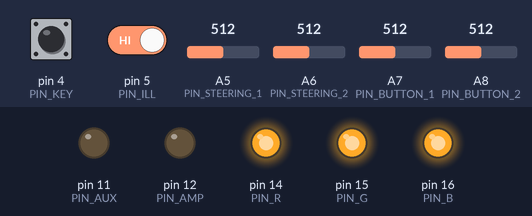
This sketch was run on a simulated Arduino Leonardo, built with avr-gcc and run on an emulated ATmega32U4. Shown: output pins drawn as LEDs (lit = HIGH). Inputs (shaded band) come from the test bench; at power-on: pin 4 (PIN_KEY) LOW, pin 5 (PIN_ILL) HIGH, A5 (PIN_STEERING_1) = 512, A6 (PIN_STEERING_2) = 512, A7 (PIN_BUTTON_1) = 512, A8 (PIN_BUTTON_2) = 512. USB keyboard and mouse output is not drawn; pins used as bus, display or sensor lines are not drawn.

Above: at 1.2 s.
1.3 s: pin 4 (PIN_KEY) pulled HIGH for 0.15 s
At 1.37 s:
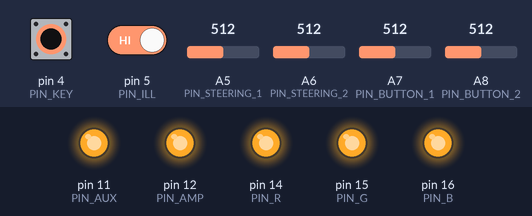
2.9 s: pin 5 (PIN_ILL) driven LOW
At 3.2 s:
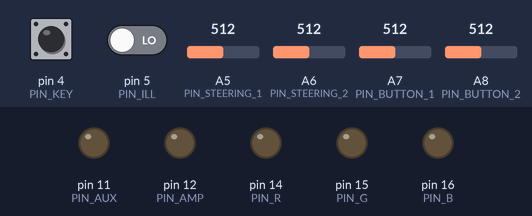
4.4 s: pin 4 (PIN_KEY) pulled HIGH for 1 s
At 5.2 s:
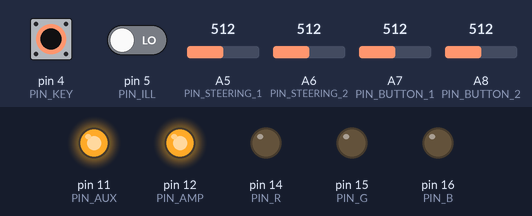
6.9 s: pin 4 (PIN_KEY) pulled HIGH for 3.2 s
At 11.1 s:
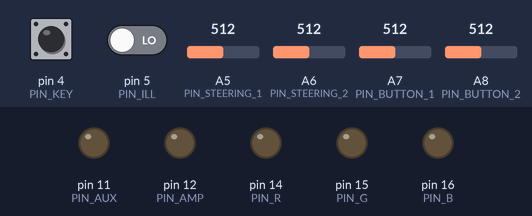
11.6 s: pin 5 (PIN_ILL) driven HIGH
At 12.2 s:
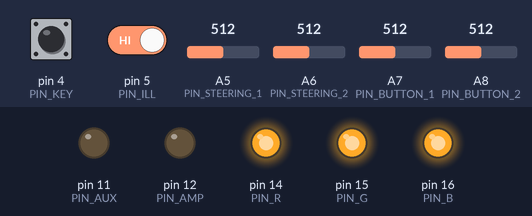
Timing chart, 0 to 14.1 s (numbered marks = the images above; inputs shaded):
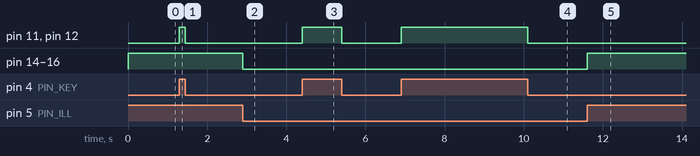

The sketch:

CarProject.ino
```cpp
#include "Constants.h"
#include "AdditionalCarComputerUnit.h"
#include "HeadUnit.h"
#include "Button.h"

#if defined(ARDUINO) && ARDUINO >= 100
#include <HID-Project.h>
#include <HID-Settings.h>
#else
#include "ArduinoCpp.h"
#endif


AdditionalCarComputerUnit ACCU;
HeadUnit HU;


void setup() {
  // put your setup code here, to run once:

    ACCU.setWaitingTime(60000);
    ACCU.setShutdownTime(60000);
    ACCU.setRestartTime(20000);


    HU.setButtonInput_1(analogRead(PIN_BUTTON_1), HIGH);
    HU.setButtonInput_2(analogRead(PIN_BUTTON_2), HIGH);
    HU.setSteeringInput_1(analogRead(PIN_STEERING_1), HIGH);
    HU.setSteeringInput_2(analogRead(PIN_STEERING_2), HIGH);


    HU.volumeUp.setValue(100);
    HU.volumeUp.setTolerance(20);
    HU.volumeUp.setShortPress_time(300);
    HU.volumeUp.setLongPress_time(1500);
    //HU.volumeUp. = 100;
    //HU.volumeUp.tolerance = 20;
    //HU.volumeUp.source = HU.COMMAND_SOURCE::BUTTON_1;
    //  Add as you wish


    pinMode(PIN_KEY, INPUT);
    pinMode(PIN_ILL, INPUT);

    pinMode(PIN_POWER, OUTPUT);
    pinMode(PIN_AUX, OUTPUT);
    pinMode(PIN_AMP, OUTPUT);

    pinMode(PIN_LCD, OUTPUT);
    pinMode(PIN_R, OUTPUT);
    pinMode(PIN_G, OUTPUT);
    pinMode(PIN_B, OUTPUT);

    Consumer.begin();
}

void loop() {
  // put your main code here, to run repeatedly:


    ACCU.setCurrentTime(millis());

    if (ACCU.keepPowerSupplyOn() == LOW) digitalWrite(PIN_POWER, LOW);
    else digitalWrite(PIN_POWER, HIGH);


    if (digitalRead(PIN_KEY) == HIGH) ACCU.userPutCarKey();
    else ACCU.userRemovedCarKey();


    if (ACCU.carIsOn() == HIGH) {
        digitalWrite(PIN_AUX, HIGH);
        digitalWrite(PIN_AMP, HIGH);
    }
    //
    else {
        digitalWrite(PIN_AUX, LOW);
        digitalWrite(PIN_AMP, LOW);
    }


    if (digitalRead(PIN_ILL) == LOW) ACCU.userTurnedOffAllLights();
    else ACCU.userTurnedOnLights();


    if (ACCU.isLightsOn() == LOW) {
        analogWrite(PIN_LCD, map(LCD_BRIGHTNESS_DAY, 0, 255, 0, 1023));
        analogWrite(PIN_R, 0);
        analogWrite(PIN_G, 0);
        analogWrite(PIN_B, 0);
    }
    //
    else if (ACCU.isNightTravelMode() == 0) {
        analogWrite(PIN_LCD, map(LCD_BRIGHTNESS_NIGHT, 0, 255, 0, 1023));
        analogWrite(PIN_R, map(R_BRIGHTNESS, 0, 255, 0, 1023));
        analogWrite(PIN_G, map(G_BRIGHTNESS, 0, 255, 0, 1023));
        analogWrite(PIN_B, B_BRIGHTNESS);
    }
    //
    else {
        analogWrite(PIN_LCD, map(LCD_BRIGHTNESS_NIGHT, 0, 255, 0, 1023) * (LCD_TRAVEL_PERCENTAGE / 100));
        analogWrite(PIN_R, map(R_BRIGHTNESS, 0, 255, 0, 1023) * (LED_TRAVEL_PERCENTAGE / 100));
        analogWrite(PIN_G, map(G_BRIGHTNESS, 0, 255, 0, 1023) * (LED_TRAVEL_PERCENTAGE / 100));
        analogWrite(PIN_B, map(B_BRIGHTNESS, 0, 255, 0, 1023) * (LED_TRAVEL_PERCENTAGE / 100));
    }


    if (ACCU.carIsOn() != 0) HU.allow();
    else HU.disable();


    HU.setCurrentTime(millis());

    HU.setButtonInput_1(analogRead(PIN_BUTTON_1));
    HU.setButtonInput_2(analogRead(PIN_BUTTON_2));
    HU.setSteeringInput_1(analogRead(PIN_STEERING_1));
    HU.setSteeringInput_2(analogRead(PIN_STEERING_2));


    switch (HU.getCommand()) {
        case HU.COMMAND::VOL_U:
            Consumer.write(MEDIA_VOLUME_UP);
            break;

        case HU.COMMAND::VOL_D:
            Consumer.write((MEDIA_VOLUME_DOWN));
            break;

        case HU.COMMAND::MUTE:
            Consumer.write((MEDIA_VOLUME_MUTE));
            break;

        case HU.COMMAND::PAUSE:
            Consumer.write(MEDIA_PLAY_PAUSE);
            break;

        //  Add as you wish.

        default:
            break;
    }
}
```

AdditionalCarComputerUnit.cpp
```cpp
// (licence header left out)
#include "AdditionalCarComputerUnit.h"


AdditionalCarComputerUnit::AdditionalCarComputerUnit() {
    //  The constructor, set all values to default..
    carKeyInserted = LOW;
    autoHeadLightsActive = LOW;
    lightsOn = LOW;
    headLightsOn = LOW;
    hightHeadLightsOn = LOW;
    //
    state = STATE::ON;
    //
    currentTime = 0;
    waitingTime = 0;
    shutdownTime = 0;
    restartTime = 0;

}

void AdditionalCarComputerUnit::userPutCarKey() {
    carKeyInserted = HIGH;
}

void AdditionalCarComputerUnit::userRemovedCarKey() {
    carKeyInserted = LOW;
}

void AdditionalCarComputerUnit::userTurnedOffAllLights() {
    autoHeadLightsActive = LOW;
    lightsOn = LOW;
    headLightsOn = LOW;
    hightHeadLightsOn = LOW;
}
//

void AdditionalCarComputerUnit::userSetLightsToAuto() {
    autoHeadLightsActive = HIGH;
}
//

void AdditionalCarComputerUnit::userTurnedOnLights() {
    lightsOn = HIGH;
}

void AdditionalCarComputerUnit::userTurnedOnHeadLights() {
    headLightsOn = HIGH;
}
//

void AdditionalCarComputerUnit::userTurnedOnHighHeadLights() {
    hightHeadLightsOn = HIGH;
}
void AdditionalCarComputerUnit::userTurnedOffHighHeadLights() {
    hightHeadLightsOn = LOW;
}


void AdditionalCarComputerUnit::setCurrentTime(unsigned long currentTime_ms) {
    currentTime = currentTime_ms;
}
//

void AdditionalCarComputerUnit::setWaitingTime(unsigned long waitingTime_ms) {
    waitingTime = waitingTime_ms;
}

void AdditionalCarComputerUnit::setShutdownTime(unsigned long shutdownTime_ms) {
    shutdownTime = shutdownTime_ms;
}

void AdditionalCarComputerUnit::setRestartTime(unsigned long restartTime_ms) {
    restartTime = restartTime_ms;
}

bool AdditionalCarComputerUnit::keepPowerSupplyOn() {
    switch (state) {
        case STATE::ON:
            if (carKeyInserted != 0) state = STATE::ON;
            else {
                waitingTime_saved = currentTime;
                state = STATE::WAITING;
            }

            break;

        case STATE::OFF:
            if (currentTime > (restartTime + restartTime_saved)) {
                if (carKeyInserted != 0) state = STATE::ON;
            }
            break;

        case STATE::WAITING:
            if (carKeyInserted != 0) state = STATE::ON;
            else {
                if (currentTime > (waitingTime + waitingTime_saved)) {
                    state = STATE::SHUTTING;
                    shutdownTime_saved = currentTime;
                }
            }
            break;

        case STATE::SHUTTING:
            if (currentTime > (shutdownTime + shutdownTime_saved)) {
                state = STATE::OFF;
                restartTime_saved = currentTime;
            }
            break;

        default:
            //  Should report error.
            state = STATE::ON;
            break;
    }

    switch (state) {
        case STATE::ON:
        case STATE::WAITING:
        case STATE::SHUTTING:
            return 1;
            break;

        default:
            return 0;
            break;
    }
}
//
bool AdditionalCarComputerUnit::carIsOn() {
    if (carKeyInserted == 0) return 0;
    else return 1;
}
//
bool AdditionalCarComputerUnit::isLightsOn() {
    if (lightsOn == 0) return 0;
    else return 1;
}

bool AdditionalCarComputerUnit::isNightTravelMode() {
    //For future implemenation.
    return 0;
}
```

AdditionalCarComputerUnit.h
```cpp
// (licence header left out)
#define LOW 0
#define HIGH 1

#ifndef ADDITIONAL_CAR_COMPUTER_UNIT_H
#define ADDITIONAL_CAR_COMPUTER_UNIT_H

class AdditionalCarComputerUnit {
public:
    AdditionalCarComputerUnit();

    //  Parameters
    //  Executed on the setup function
    void setWaitingTime(unsigned long waitingTime_ms);
    void setShutdownTime(unsigned long shutdownTime_ms);
    void setRestartTime(unsigned long restartTime_ms);


    //  Power management for the controller
    //  Must used functions
    void setCurrentTime(unsigned long currentTime_ms);
    bool keepPowerSupplyOn(); //To ensure power supply for the PCB.


    //  Car Entry
    void userPutCarKey();
    void userRemovedCarKey();
    bool carIsOn();


    void userTurnedOffAllLights();
    //
    void userSetLightsToAuto();
    //
    void userTurnedOnLights();
    void userTurnedOnHeadLights();
    //
    void userTurnedOnHighHeadLights();
    void userTurnedOffHighHeadLights();
    //
    bool isLightsOn();
    bool isNightTravelMode();
    //


private:
    bool carKeyInserted;
    bool autoHeadLightsActive;
    bool lightsOn, headLightsOn, hightHeadLightsOn;
    //
    enum STATE {ON, WAITING, SHUTTING, OFF};
    int state;
    //
    unsigned long currentTime, waitingTime, shutdownTime, restartTime;
    unsigned long waitingTime_saved, shutdownTime_saved, restartTime_saved;
    //

};

#endif
```

Button.cpp
```cpp
#include "Button.h"

Button::Button() {}

void Button::setSource(int Source) {
    buttonSource = Source;
}

void Button::setValue(int value) {
    buttonValue_registered = value;
}

void Button::setTolerance(int tolerance) {
    buttonTolerance = tolerance;
}

void Button::setBounceTime(unsigned long bounceTime) {
    p_bounceTime = bounceTime;
}

void Button::setShortPress_time(unsigned long time_ms) {
    shortPressTime = time_ms;
}

void Button::setLongPress_time(unsigned long time_ms) {
    longPressTime = time_ms;
}

void Button::setSwitchingTime(unsigned long time_ms) {
    switchingTime = time_ms;
}


void Button::setCurrentValues(int currentValue, unsigned long currentTime) {

    if ((currentValue < p_minimumValue) || (currentValue > p_maximumValue)) {
        p_onRange = LOW;
        p_stillOnRange = LOW;
        p_currentValue = p_defaultValue;
    }

    else {

        if (p_onRange == LOW) {
            p_firstTimeOnRange = currentTime;
            p_onRange = HIGH;
        }

        if (currentTime > (p_firstTimeOnRange + p_bounceTime)) {
            p_stillOnRange = HIGH;
        }


    }
}


bool Button::isShortPress() {
    if (p_shortPress) {
        p_shortPress = LOW;
        return HIGH;
    }
    else return LOW;
}

bool Button::isLongPress() {
    if (p_longPress) {
        p_longPress = LOW;
        return HIGH;
    }
    else return LOW;
}


void Button::setPressType() {

    static bool buttonPressed = LOW;
    static bool buttonPressedForLongTime = LOW;

    if (p_stillOnRange) buttonPressed = HIGH;

    if (buttonPressed && (currentTime > (p_firstTimeOnRange + p_longPressTime))) buttonPressedForLongTime = HIGH;
    else buttonPressedForLongTime = LOW;


    if (!p_stillOnRange && buttonPressed && !buttonPressedForLongTime) p_shortPress = HIGH;
    else if (p_stillOnRange && buttonPressedForLongTime) p_longPressTime = HIGH;
    else {
        p_shortPress = LOW;
        p_longPress = LOW;
    }

    if (!p_stillOnRange) buttonPressed = LOW;
}


bool Button::inRange() {
    static bool isInRange = 0;
    if (abs(buttonValue_registered - buttonValue_current) < buttonTolerance) {
        if (isInRange == 0) {
            isInRange = 1;
            timeOnRange = currentTime;
        }

        if (currentTime > (timeOnRange + longPressTime)) {
            //  A long press.
        }
    }
    else {
        if (currentTime < (timeOnRange + longPressTime)) {
            if (currentTime > (timeOnRange + shortPressTime)) {
                if (isInRange == 1) {
                    //  A short Press falling edge...
                    isShortPress_p = 1;
                    return 1;
                }
            }
        }
        isInRange = 0;
    }
    return 0;
}
```

Button.h
```cpp
#if defined(ARDUINO) && ARDUINO >= 100
#include "Arduino.h"
#else
#include <math.h>
#include <cstdlib>
#define LOW 0
#define HIGH 1
#endif


#ifndef BUTTON_H
#define BUTTON_H

class Button {
public:
    Button();

    //  In setup function:
    void setSource(int Source);
    void setValue(int value);
    void setTolerance(int tolerance);
    void setBounceTime(unsigned long);
    void setLongPressRepeatTime(unsigned long);

    void setShortPress_time(unsigned long time_ms);
    void setLongPress_time(unsigned long time_ms);
    void setSwitchingTime(unsigned long time_ms);


    //  In loop function
    void setCurrentValues(int , unsigned long );

    bool isShortPress();
    bool isLongPress();

private:
    int p_currentValue, p_minimumValue, p_maximumValue, p_defaultValue;
    bool p_onRange, p_stillOnRange;
    unsigned long p_firstTimeOnRange, p_bounceTime, p_longPressTime;
    int p_centerValue;

    bool p_shortPress, p_longPress;
    void setPressType();

    int buttonSource, buttonValue_registered, buttonValue_current, buttonValue_last, buttonTolerance;
    unsigned long currentTime, shortPressTime, longPressTime, timeOnRange, timePressed, switchingTime;
    bool buttonPressed, isShortPress_p, isLongPress_p;

    bool isStable();
    bool inRange();

};


#endif
```

Constants.h
```cpp
// (licence header left out)
#define LOW 0
#define HIGH 1


#define PIN_KEY 4
#define PIN_ILL 5


#define PIN_POWER 10
#define PIN_AUX 11
#define PIN_AMP 12
#define PIN_LCD 13
#define PIN_R 14
#define PIN_G 15
#define PIN_B 16


#define PIN_STEERING_1 5
#define PIN_STEERING_2 6

#define PIN_BUTTON_1 7
#define PIN_BUTTON_2 8


#define LCD_TRAVEL_PERCENTAGE 80
#define LED_TRAVEL_PERCENTAGE 50


#define LCD_BRIGHTNESS_DAY 240
#define LCD_BRIGHTNESS_NIGHT 200

#define R_BRIGHTNESS 200
#define G_BRIGHTNESS 150
#define B_BRIGHTNESS 150
```

HeadUnit.cpp
```cpp
#include "HeadUnit.h"

HeadUnit::HeadUnit() {
    allowedToControlHeadUnit = 0;
    currentButton_1 = 0;
    currentButton_2 = 0;
    currentSteering_1 = 0;
    currentSteering_2 = 0;
}


void HeadUnit::allow() {
    allowedToControlHeadUnit = 1;
}
void HeadUnit::disable() {
    allowedToControlHeadUnit = 0;
}


void HeadUnit::setCurrentTime(unsigned long currentTime) {
    this->currentTime = currentTime;
}

void HeadUnit::setSteeringInput_1(int value, bool isDefault, int defaultTolerance) {
    if (isDefault == 0) currentSteering_1 = value;
    else currentSteering_1_default = value;

    currentSteering_1_tolerance = defaultTolerance;
}

void HeadUnit::setSteeringInput_2(int value, bool isDefault, int defaultTolerance) {
    if (isDefault == 0) currentSteering_2 = value;
    else currentSteering_2_default = value;

    currentSteering_2_tolerance = defaultTolerance;
}

void HeadUnit::setButtonInput_1(int value, bool isDefault, int defaultTolerance) {
    if (isDefault == 0) currentButton_1 = value;
    else currentButton_1_default = value;

    currentButton_1_tolerance = defaultTolerance;
}

void HeadUnit::setButtonInput_2(int value, bool isDefault, int defaultTolerance) {
    if (isDefault == 0) currentButton_2 = value;
    else currentButton_2_default = value;

    currentButton_2_tolerance = defaultTolerance;
}


int HeadUnit::getCommand() {

    //Special Commands
    if (allowedToControlHeadUnit == LOW) return COMMAND::VOID;

    //  We've 4 sources of inputs
    //  We'll scan each one and if found then return the function

    //Set Button Current Value, then check for feedbacks
    //..

    //  Button 1:
    power.setCurrentValues(BUTTON_1, currentTime);
    if (power.isShortPress()) return COMMAND::SLEEP;
    else if (power.isLongPress()) return COMMAND::SHUTDOWN;

    volumeMute.setCurrentValues(BUTTON_1, currentTime);
    if (volumeMute.isShortPress()) return COMMAND::MUTE;


    //  Button 2:
    next.setCurrentValues(BUTTON_2, currentTime);
    if (next.isShortPress()) return COMMAND::NEXT;
    else if (next.isLongPress()) return COMMAND::FWD;

    prev.setCurrentValues(BUTTON_2, currentTime);
    if (prev.isShortPress()) return COMMAND::PREV;
    else if (prev.isLongPress()) return COMMAND::RVS;

    eject.setCurrentValues(BUTTON_2, currentTime);
    if (eject.isShortPress()) return COMMAND::ESCAPE;

    home.setCurrentValues(BUTTON_2, currentTime);
    if (home.isShortPress()) return COMMAND::HOME;

    back.setCurrentValues(BUTTON_2, currentTime);
    if (back.isShortPress()) return COMMAND::BACK;
    else if (back.isLongPress()) return COMMAND::ESCAPE;


    //Steering 1:
    volumeUpSteering.setCurrentValues(STEERING_1, currentTime);
    if (volumeUpSteering.isShortPress()) return COMMAND::VOL_U;

    volumeDnSteering.setCurrentValues(STEERING_1, currentTime);
    if (volumeDnSteering.isShortPress()) return COMMAND::VOL_D;
    else if (volumeDnSteering.isLongPress()) return COMMAND::LOGIN;

    nextSteering.setCurrentValues(STEERING_1, currentTime);
    if (nextSteering.isShortPress()) return COMMAND::NEXT;
    else if (nextSteering.isLongPress()) return COMMAND::FWD;

    prevSteering.setCurrentValues(STEERING_1, currentTime);
    //
    if (prevSteering.isShortPress()) return COMMAND::PREV;
    else if (prevSteering.isLongPress()) return COMMAND::RVS;

    muteSteering.setCurrentValues(STEERING_2, currentTime);
    if (muteSteering.isShortPress()) return COMMAND::MUTE;
    else if (muteSteering.isLongPress()) return COMMAND::PAUSE;


    //If neither of the above:
    return COMMAND::VOID;
}
```

HeadUnit.h
```cpp
#ifdef ARDUINO
//#include "Arduino.h"
#else
#include <cmath>
#include <cstdlib>
using namespace std;
#define LOW 0
#define HIGH 1
#endif

#include "Button.h"

#ifndef HEADUNIT_H
#define HEADUNIT_H

class HeadUnit {
public:
    HeadUnit();

    void allow();
    void disable();

    void setCurrentTime(unsigned long currentTime);

    void setSteeringInput_1(int value, bool isDefault = 0, int defaultTolerance = 20);
    void setSteeringInput_2(int value, bool isDefault = 0, int defaultTolerance = 20);
    void setButtonInput_1(int value, bool isDefault = 0, int defaultTolerance = 20);
    void setButtonInput_2(int value, bool isDefault = 0, int defaultTolerance = 20);


    enum COMMAND {VOID, SHUTDOWN, SLEEP, VOL_U, VOL_D, NEXT, PREV, FWD, RVS, PAUSE, MUTE, LOGIN, \
        ESCAPE, HOME, BACK};
    int getCommand();

    enum COMMAND_SOURCE {STEERING_1, STEERING_2, BUTTON_1, BUTTON_2};

    Button power;
    Button volumeUp;
    Button volumeDn;
    Button volumeMute;
    Button navigation;
    Button dvd;

    Button next;
    Button prev;
    Button eject;
    Button home;
    Button back;

    Button volumeUpSteering;
    Button volumeDnSteering;
    Button nextSteering;
    Button prevSteering;

    Button muteSteering;


private:
    bool allowedToControlHeadUnit;
    unsigned long currentTime;
    int currentButton_1, currentButton_2, currentSteering_1, currentSteering_2;
    int currentButton_1_default, currentButton_2_default, currentSteering_1_default, currentSteering_2_default;
    int currentButton_1_tolerance, currentButton_2_tolerance, currentSteering_1_tolerance, currentSteering_2_tolerance;

};
#endif
```

Measured:
- after the input at 1.3 s, pin 11 (PIN_AUX), pin 12 (PIN_AMP): LOW → HIGH at once, → LOW 0.15 s later
- after the input at 2.9 s, pin 14 (PIN_R), pin 15 (PIN_G), pin 16 (PIN_B): HIGH → LOW at once
- after the input at 4.4 s, pin 11 (PIN_AUX), pin 12 (PIN_AMP): LOW → HIGH at once, → LOW 1.0 s later
- after the input at 6.9 s, pin 11 (PIN_AUX), pin 12 (PIN_AMP): LOW → HIGH at once, → LOW 3.2 s later
- after the input at 11.6 s, pin 14 (PIN_R), pin 15 (PIN_G), pin 16 (PIN_B): LOW → HIGH at once
